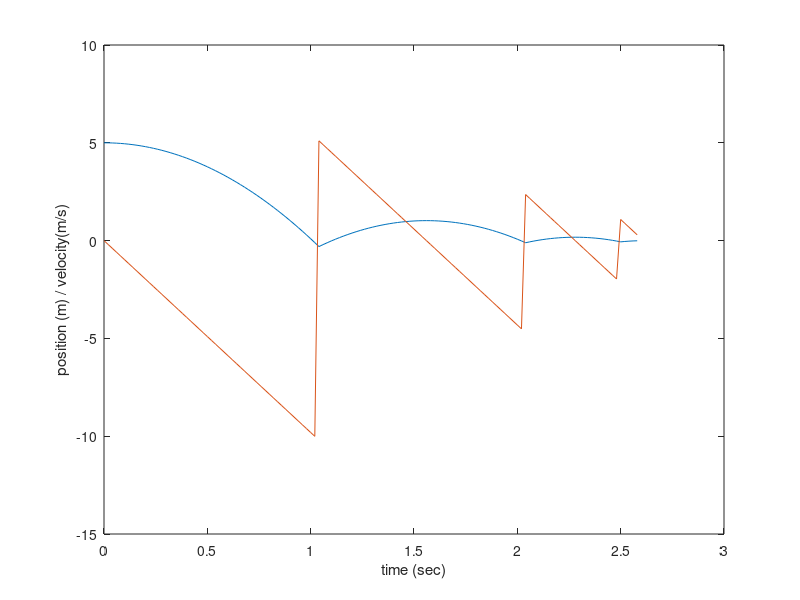

Write the MATLAB code that produced this figure. (Note: this script raises an error after producing the figure.)
% Bouncing_ball.m determines the velocity and position of a bouncing  ball based on initial 
%velocity and height and the coefficient of restitution

clear;
clc;
 
% Intitialise parameters
g = -9.81;
time = 0;
dt = 0.02;
index=1;
height=5;
velocity=0;
Cr=0.5;
new_height=height;
% start while loop that will stop once the ball stops bouncing or time
% exceeds 20s
while (height > 0.01 || abs(velocity) > 0.1) && time < 20
% Check floor contact
actual_time(index) = time;
actual_height(index) = new_height; 
actual_velocity(index)=velocity;
new_height = height + velocity*dt+0.5*g*dt^2;
if height <= 0 && velocity <= 0 % Checks for ground contact
velocity = -(velocity+(g*dt))*Cr; % If contact made reverse direction 
else
velocity = velocity+(g*dt); % Otherwise
end
time = time+dt; % Increment time and index
index = index+1;
height=new_height;
end 

plot(actual_time, actual_height, actual_time, actual_velocity);
xlabel('time (sec)');
ylabel('position (m) / velocity(m/s)');
legend('position', 'velocity');